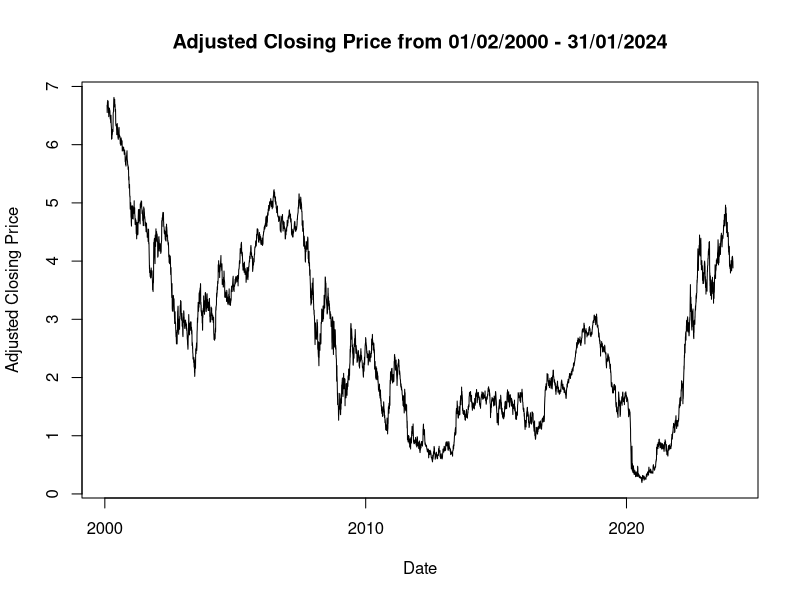
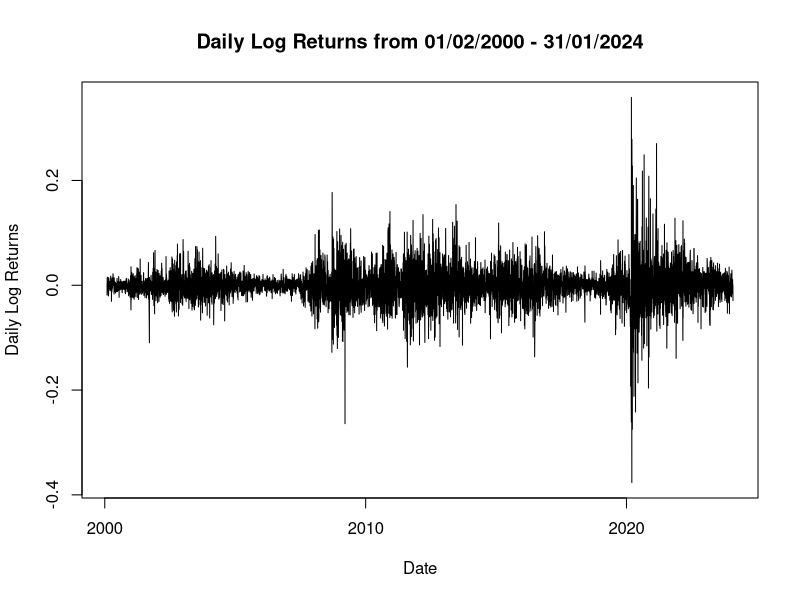
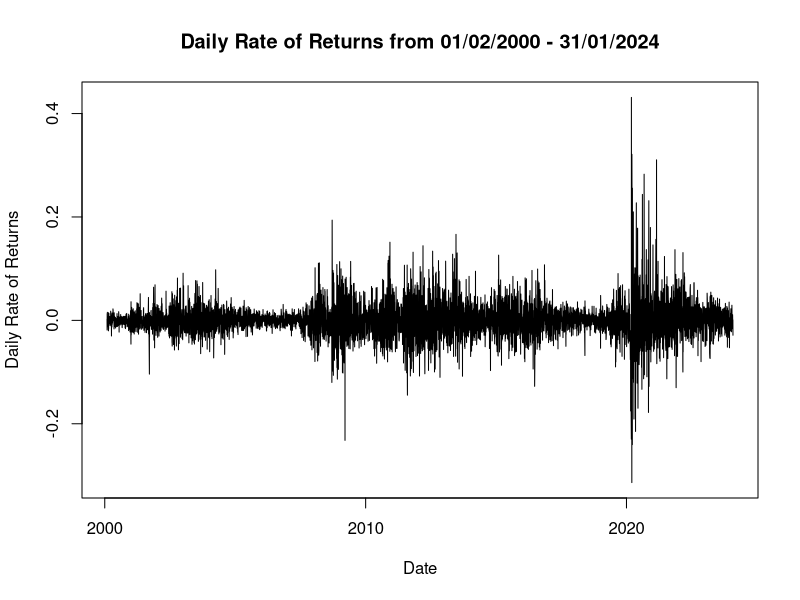
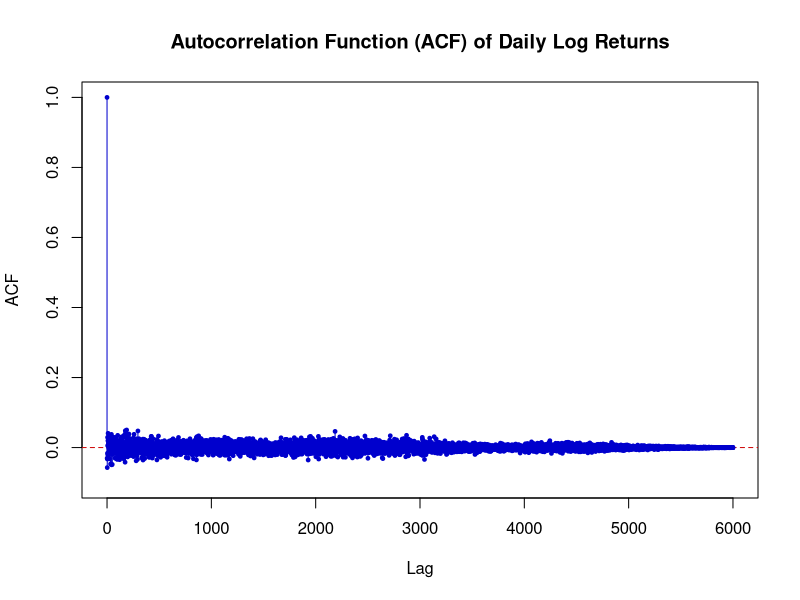
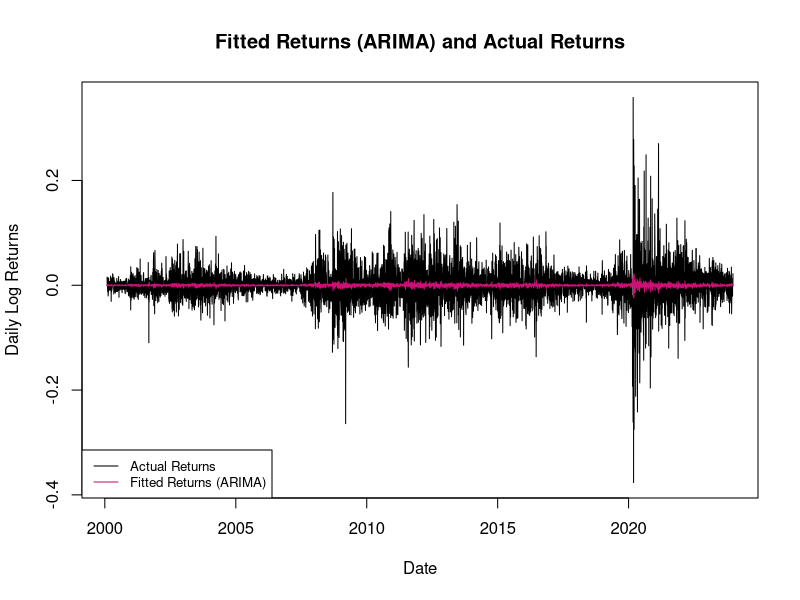
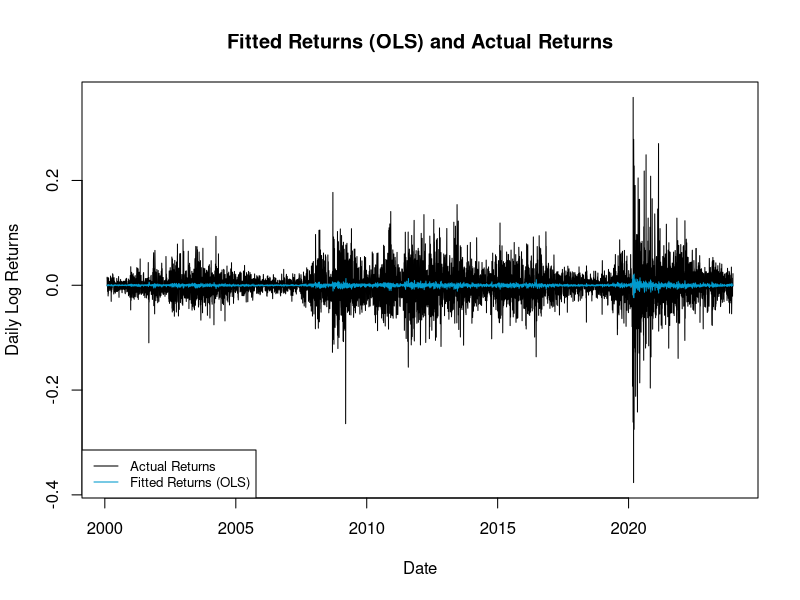
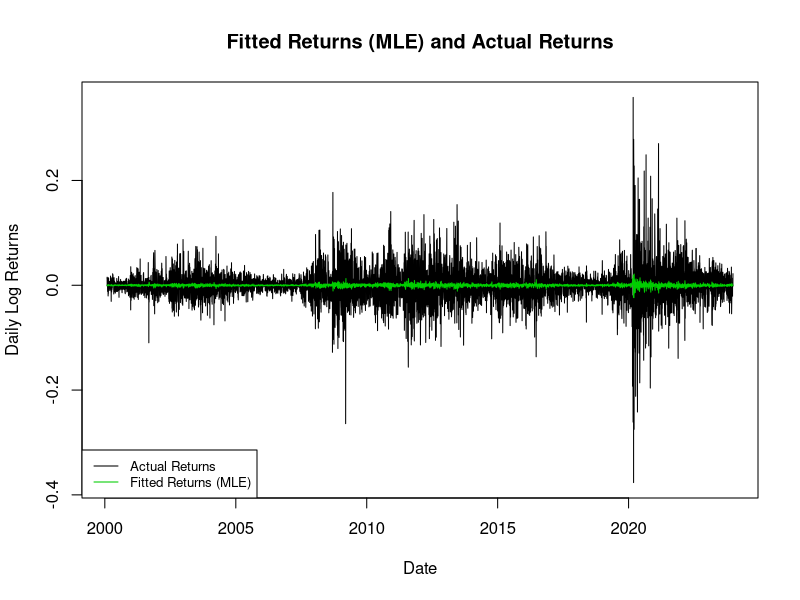
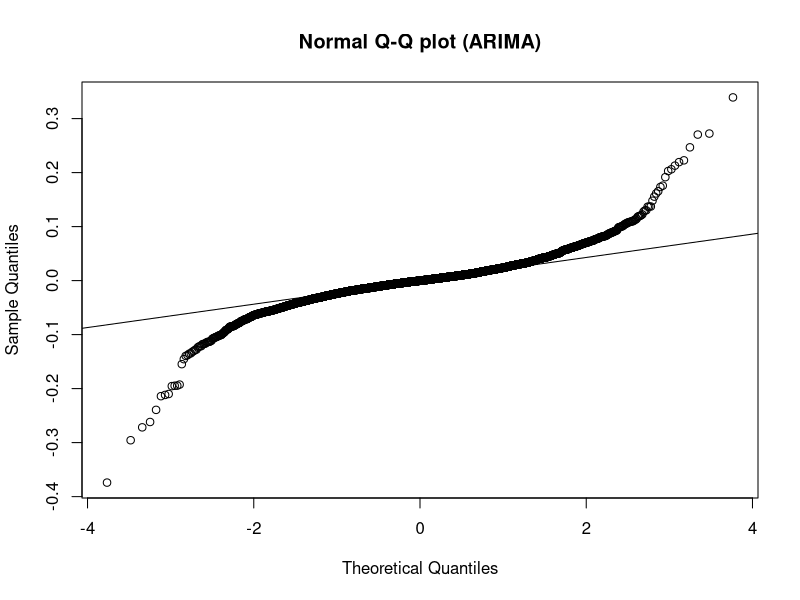

R code for these plots, in order:
## Question a
rawdata <- read.csv("assignment 1.csv")
data = rawdata
data[data == "null"] <- NA 
data <- na.omit(data)
price <- as.numeric(data$Adj.Close)
date <- as.Date(data$Date)



## Question b
#Adj.Close
plot(date, price, type = 'l', xlab='Date', ylab = 'Adjusted Closing Price', main = 'Adjusted Closing Price from 01/02/2000 - 31/01/2024')


#Log-returns
log_returns <- rep(0, length(price) - 1)
for (i in 1:length(log_returns)) {
  log_returns[i] <- log(price[i+1] / price[i])
}
plot(date[-1], log_returns, type="l", xlab="Date", ylab="Daily Log Returns", main="Daily Log Returns from 01/02/2000 - 31/01/2024" )

#Rates 
rates <- rep(0, length(price)-1)
for (i in 1:length(rates)) {
  rates[i] <- (price[i+1] / price[i]) - 1
}
plot(date[-1], rates, type="l", xlab="Date", ylab="Daily Rate of Returns", main="Daily Rate of Returns from 01/02/2000 - 31/01/2024" )

#ACF
num_lag <- 6000 #try 100 and 6000
acf_values <- numeric(1 + num_lag)
mean_log_returns <- mean(log_returns)

for (k in 0:num_lag) {
  n <- length(log_returns)
  cov_value <- sum((log_returns[(k + 1):n] - mean_log_returns) * (log_returns[1:(n - k)] - mean_log_returns)) / (n - 1)  
  var_value <- sum((log_returns - mean_log_returns)^2) / (n - 1)
  acf_values[k+1] <- cov_value / var_value
}
lag_values <- 0:num_lag
plot(lag_values, acf_values, type = 'h', col = 'blue3', xlab = 'Lag', ylab = 'ACF', main = 'Autocorrelation Function (ACF) of Daily Log Returns', ylim = c(-0.1, 1))
abline(h = 0, col = 'red3', lty = 2)
points(lag_values, acf_values, pch = 19, col = 'blue3', cex=0.5)



## Question c
#OLS
return_est <- log_returns[1:(length(log_returns)-20)]
y_1 <- return_est[1:(length(return_est)-1)]
y_2 <- return_est[1:(length(return_est)-2)]
y_1 <- y_1[-1]
y = return_est[3:length(return_est)]
X = cbind(1, y_1, y_2)
phi_ols = solve(t(X) %*% X) %*% t(X) %*% y
print(phi_ols)

#MLE
log_likelihood <- function(params , X, y, sigma) { 
  phi <- params [1]
  phi_1 <- params [2]
  phi_2 <- params [3] 
  n <- length(y)
  loglik <- -(n/2)*log(2*pi) - (n/2)*log(sigma^2) - sum((y - X%*%c(phi, phi_1, phi_2))^2)*(1/(2*sigma^2)) 
  return(-loglik)
}
initial_params <- y_2[1:3] #first three values of log-returns
mle_result <- optim(initial_params , log_likelihood , X = X, y = y, sigma=var(y), method = "BFGS")
phi_mle <- mle_result$par [1:3] 
print(phi_mle)



## Question d
library(tseries)
#ar_model <- ar(return_est, order.max = 2)
#phi_ar <- c(ar_model$x.mean, ar_model$ar)
#print(phi_ar)

arima_model <- arima(return_est, order = c(2,0,0))
phi_arima <- arima_model$coef
print(phi_arima)

#fitted AR (unnecessary to present this model, we can skip it and only focus on ARIMA in d-f)
#y_ar <- X %*% phi_ar
#plot(date[1:length(y)], y, type="l", xlab="Date", ylab="Daily Log Returns", main="Daily Log Returns from 01/02/2000 - 31/01/2024" )
#lines(date[1:length(y)], y_ar, col='yellow')

#fitted ARIMA
y_arima <- X %*% c(phi_arima[3], phi_arima[1], phi_arima[2])
plot(date[1:length(y)], y, type="l", xlab="Date", ylab="Daily Log Returns", main="Fitted Returns (ARIMA) and Actual Returns" )
lines(date[1:length(y)], y_arima, col='deeppink3')
legend("bottomleft", 
       legend=c("Actual Returns", "Fitted Returns (ARIMA)"), 
       col=c("black", "deeppink3"), 
       lty=1, 
       cex=0.8)

#fitted OLS
y_ols <- X %*% phi_ols
plot(date[1:length(y)], y, type="l", xlab="Date", ylab="Daily Log Returns", main="Fitted Returns (OLS) and Actual Returns")
lines(date[1:length(y)], y_ols, col="deepskyblue3")
legend("bottomleft", 
       legend=c("Actual Returns", "Fitted Returns (OLS)"), 
       col=c("black", "deepskyblue3"), 
       lty=1, 
       cex=0.8)

#fitted MLE
y_mle <- X %*% phi_mle
plot(date[1:length(y)], y, type="l", xlab="Date", ylab="Daily Log Returns", main="Fitted Returns (MLE) and Actual Returns")
lines(date[1:length(y)], y_mle, col="green3")
legend("bottomleft", 
       legend=c("Actual Returns", "Fitted Returns (MLE)"), 
       col=c("black", "green3"), 
       lty=1, 
       cex=0.8)



## Question e (present the result of JB-Normality test is enough, Q-Q plot unnecessary)
#ARIMA
e_arima = arima_model$residuals
qqnorm(e_arima, main = "Normal Q-Q plot (ARIMA)")
qqline(e_arima)

jb_arima <- jarque.bera.test(e_arima)
jb_arima_pval <- jb_arima$p.value
print(jb_arima_pval)

#OLS
e_ols = y - y_ols
qqnorm(e_ols, main = "Normal Q-Q plot (OLS)")
qqline(e_ols)

jb_ols<- jarque.bera.test(e_ols)
jb_ols_pval <- jb_ols$p.value
print(jb_ols_pval)

#MLE
e_mle = y - y_mle
qqnorm(e_mle, main = "Normal Q-Q plot (MLE)")
qqline(e_mle)

jb_mle <- jarque.bera.test(e_mle)
jb_mle_pval <- jb_mle$p.value
print(jb_mle_pval)
   


## Question f
#ARIMA for the forecast
y_new <- c(return_est, rep(0,20))
for (i in 1:20) {
  y_new[length(return_est)+i] <- phi_arima[3] + y_new[length(return_est) - 1 + i] * phi_arima[1] + y_new[length(return_est) - 2 + i] * phi_arima[2]
}
print(y_new[(length(return_est)+1):(length(return_est)+20)])

plot(tail(date, 20), tail(log_returns,20), type = "l", main = "Forecasted Returns (ARIMA) and Actual Log Returns over Jan 2024", xlab="Date", ylab="Daily Log Returns")
points(tail(date, 20), tail(log_returns, 20), pch = 16, col = "red3")
lines(tail(date, 20), tail(y_new, 20))
points(tail(date, 20), tail(y_new, 20), pch=16, col='blue3')
legend("bottomleft", 
       legend=c("Actual Returns", "Forecasted Returns (ARIMA)"), 
       col=c("red3", "blue3"), 
       lty=1, 
       cex=0.8)

